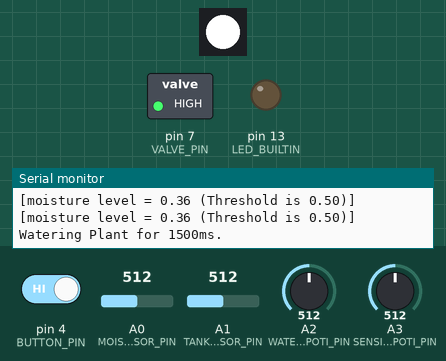
This program was run on a simulated Arduino Uno, built with avr-gcc and run on an emulated ATmega328P. Shown: 1 RGB LEDs in strip order, left to right, switched loads named in the program (green lamp = pin HIGH), output pins drawn as LEDs (lit = HIGH), the last lines printed to the serial monitor. The inputs (shaded band) are chosen by the test bench; at power-on: A1 (TANK_LEVEL_SENSOR_PIN) = 512, pin 4 (BUTTON_PIN) HIGH, A0 (MOISTURE_SENSOR_PIN) = 512, A2 (WATERING_AMOUNT_POTI_PIN) = 512, A3 (SENSITIVITY_POTI_PIN) = 512.

Above: at 1.4 s.
1.5 s: A1 (TANK_LEVEL_SENSOR_PIN) set to 109
8.8 s: A1 (TANK_LEVEL_SENSOR_PIN) set to 90
At 9.7 s:
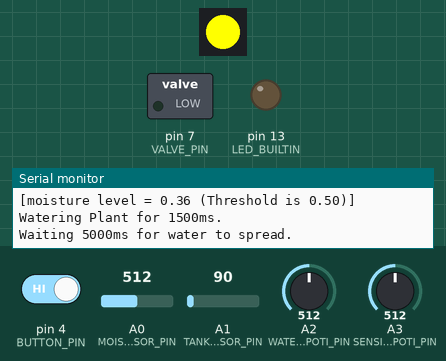
25.0 s: pin 4 (BUTTON_PIN) driven LOW
At 32.4 s:
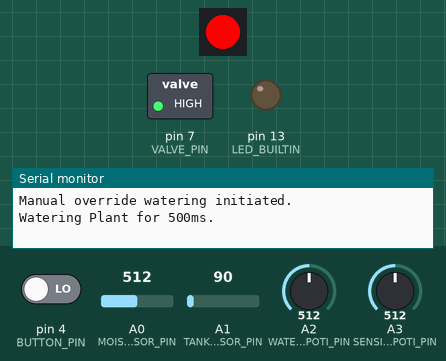
35.0 s: pin 4 (BUTTON_PIN) driven HIGH
At 36.6 s:
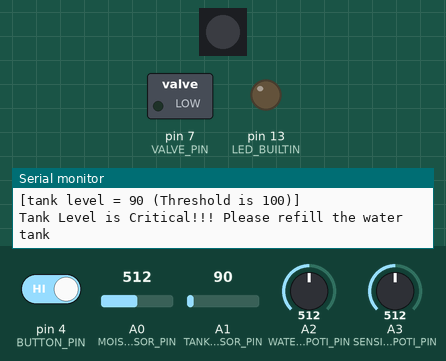
Timing chart, 0 to 43.0 s (numbered marks = the images above; inputs shaded):
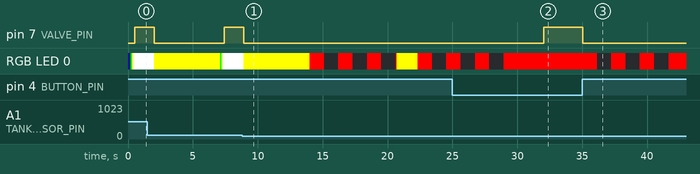

The program:

main.cpp
```cpp
#include "Arduino.h"
#include <Wire.h>
#include <Adafruit_NeoPixel.h>

#ifndef UNIT_TEST

const String VERSION = "0.3";

int BUTTON_PIN = 4;
int MOISTURE_SENSOR_PIN = A0;
int TANK_LEVEL_SENSOR_PIN = A1;
int WATERING_AMOUNT_POTI_PIN = A2;
int SENSITIVITY_POTI_PIN = A3;
int PIXEL_PIN = 5;
int VALVE_PIN = 7;

const float CHECK_INTERVAL = 60000;
const int WATER_SPREAD_DELAY = 5000;
const int WATERING_AMOUNT_TIME = 3000;
const int SCHEDULING_DELAY = 1500;
const int EMPTY_TANK_CHECK_INTERVAL = 3000;
const int MAX_WATERING_CYCLES = 10;
const int CRITICAL_TANK_LEVEL = 100;

const float MOISTURE_BASE_OFFSET = -320.0;
const float MOISTURE_SCALE_FACTOR = 1/300.0;

int wateringAmountTime = WATERING_AMOUNT_TIME;

float nextCheckDateTime;
bool tankLevelWasCritical;
float moistureLevelThreshold = 0.5;

Adafruit_NeoPixel pixel = Adafruit_NeoPixel(1, PIXEL_PIN, NEO_GRB + NEO_KHZ800);

void setStatusColor(int r, int g, int b) {
  pixel.setPixelColor(0, pixel.Color(r, g, b));
  pixel.show();
  delay(100);
}

void readMoistureLevelThreshold() {
  int sensitivity = analogRead(SENSITIVITY_POTI_PIN);
  float newMoistureLevelThreshold = sensitivity / 1024.0;

  if (moistureLevelThreshold != newMoistureLevelThreshold)
  {
    moistureLevelThreshold = newMoistureLevelThreshold;

    Serial.print("Adjust Sensitivity to ");
    Serial.println(newMoistureLevelThreshold);
  }
}

float readMoistureLevel() {
  float result = analogRead(MOISTURE_SENSOR_PIN);

  result = 1 - (result + MOISTURE_BASE_OFFSET) * MOISTURE_SCALE_FACTOR;

  Serial.print("[moisture level = ");
  Serial.print(result);
  Serial.print(" (Threshold is ");
  Serial.print(moistureLevelThreshold);
  Serial.println(")]");

  return result;
}

bool tankLevelIsCritical() {
  int result = analogRead(TANK_LEVEL_SENSOR_PIN);

  Serial.print("[tank level = ");
  Serial.print(result);
  Serial.print(" (Threshold is ");
  Serial.print(CRITICAL_TANK_LEVEL);
  Serial.println(")]");

  return result < CRITICAL_TANK_LEVEL;
}

bool plantNeedsWater() {
  return readMoistureLevel() < moistureLevelThreshold;
}

void showEmptyTankWarning() {
  for (int i=0; i<3; i++) {
    setStatusColor(255, 0, 0);
    delay(1000);
    setStatusColor(0, 0, 0);
    delay(1000);
  }

  setStatusColor(255, 0, 0);
}

void hideEmptyTankWarning() {
  setStatusColor(0, 255, 0);
}

float getTimeUntilNextCheck() {
  return nextCheckDateTime - millis();
}

void openWaterValve(int durationMilliseconds) {
  Serial.print("Watering Plant for ");
  Serial.print(durationMilliseconds);
  Serial.println("ms.");

  digitalWrite(VALVE_PIN, HIGH);
  delay(durationMilliseconds);
  digitalWrite(VALVE_PIN, LOW);
}

void checkTank() {
  if (tankLevelIsCritical()) {
    Serial.println("Tank Level is Critical!!! Please refill the water tank");
    tankLevelWasCritical = true;

    showEmptyTankWarning();
  } else {
    if (tankLevelWasCritical) {
      tankLevelWasCritical = false;
      Serial.println("Tank Level went back to normal. Well done!");
    }

    hideEmptyTankWarning();
  }
}

void manualAdjustWateringAmount() {
  int potiValue = analogRead(WATERING_AMOUNT_POTI_PIN);

  float wateringModifier = potiValue / 1024.0;

  int newWateringAmountTime = (int)(WATERING_AMOUNT_TIME * wateringModifier);

  if (newWateringAmountTime != wateringAmountTime)
  {
    wateringAmountTime = newWateringAmountTime;

    Serial.print("Adjust Watering amount to ");
    Serial.print(wateringAmountTime);
    Serial.println("ms per cycle");
  }
}

void waterPlant() {
  int wateringCycles = 0;

  setStatusColor(255, 255, 0);

  while (plantNeedsWater() && !tankLevelWasCritical) {
    setStatusColor(255, 255, 255);
    openWaterValve(wateringAmountTime);
    setStatusColor(255, 255, 0);

    Serial.print("Waiting ");
    Serial.print(WATER_SPREAD_DELAY);
    Serial.println("ms for water to spread.");
    delay(WATER_SPREAD_DELAY);

    checkTank();
    manualAdjustWateringAmount();
    readMoistureLevelThreshold();
    setStatusColor(255, 255, 0);

    wateringCycles += 1;

    if (wateringCycles > MAX_WATERING_CYCLES) {
      for (int i=0; i<3; i++) {
        setStatusColor(255, 255, 0);
        delay(1000);
        setStatusColor(0, 0, 0);
        delay(1000);
      }
      setStatusColor(0, 255, 0);
      Serial.println("Stopping current watering cycles to allow water to spread further");
      break;
    }
  }

  if (!plantNeedsWater()) {
    Serial.print("Plant was watered successfully after ");
    Serial.print(wateringCycles);
    Serial.print(" watering cycles.");
  } else if (tankLevelWasCritical) {
    Serial.println("Watering cycles aborted due to critical Tank level.");
  }
}

void scheduleNextCheck() {
  nextCheckDateTime = millis() + CHECK_INTERVAL;
  Serial.print("Next Check is scheduled for ");
  Serial.println(nextCheckDateTime);
}


void setup() {
  //while (!Serial); // for Leonardo/Micro/Zero

  pixel.begin();
  pixel.show();

  setStatusColor(0, 0, 255);

  Serial.begin(57600);

  Serial.print("Starting Plant Watering System v");
  Serial.println(VERSION);

  pinMode(BUTTON_PIN, INPUT_PULLUP);
  pinMode(MOISTURE_SENSOR_PIN, INPUT);
  pinMode(TANK_LEVEL_SENSOR_PIN, INPUT);

  pinMode(LED_BUILTIN, OUTPUT);
  pinMode(VALVE_PIN, OUTPUT);

  nextCheckDateTime = millis();

  setStatusColor(0, 0, 0);

  Serial.println("Setup done.");
  Serial.println("");
}

bool isTimeForNextCheck() {
  float timeUntilNextCheck = getTimeUntilNextCheck();
  return timeUntilNextCheck <= 0;
}

bool wateringButtonIsPressed()
{
  return digitalRead(BUTTON_PIN) == LOW;
}

void loop()
{
  if (wateringButtonIsPressed())
  {
    Serial.println("Manual override watering initiated.");
    openWaterValve(500);
    return;
  }

  manualAdjustWateringAmount();
  readMoistureLevelThreshold();

  checkTank();

  if (!tankLevelWasCritical) {
    if (isTimeForNextCheck()) {
      Serial.println("Executing Check");

      if (plantNeedsWater()) {
        waterPlant();
      } else {
        Serial.println("Plant is sufficiently watered already");
      }

      if (!tankLevelWasCritical) {
        scheduleNextCheck();
      } // else skip scheduling if tank went empty during watering process
    } else {
        Serial.println("Waiting for next watering interval");
    }

    delay(SCHEDULING_DELAY);
  } else {
    delay(EMPTY_TANK_CHECK_INTERVAL);
  }
}

#endif
```

Measured:
- the behaviour switches between 100 and 99 on A1 (TANK_LEVEL_SENSOR_PIN) (found by bisection; images 0 and 1)
- after the input at 8.8 s, pin 7 (VALVE_PIN): goes on until 8.9 s, then stays LOW
- after the input at 25.0 s, pin 7 (VALVE_PIN): LOW → HIGH after 7.0 s
- after the input at 35.0 s, pin 7 (VALVE_PIN): HIGH → LOW after 0.05 s; RGB LED 0: alternates RGB(255, 0, 0) for 1.1 s and off for 1.1 s, starting after 1.2 s
